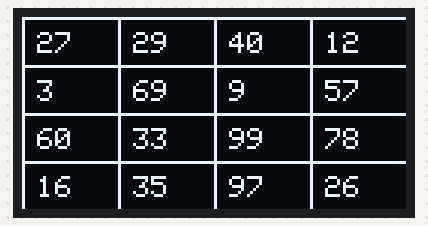
The sketch below on a simulated Arduino Uno, built with avr-gcc and run on an emulated ATmega328P. Parts: 128×64 one-colour display. The display library's start-up logo is not drawn; random numbers use the default seed unless the sketch sets one.

Above: at 2.1 s.
At 6.4 s:
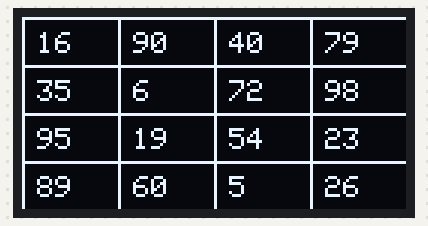
At 11.2 s:
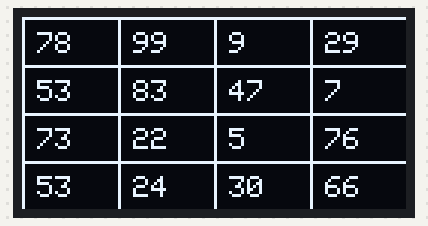
At 20.8 s:
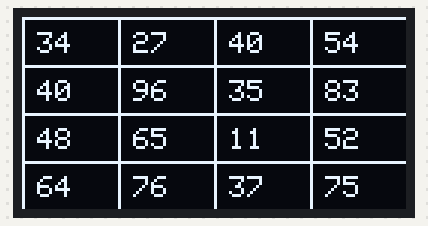
At 29.9 s:
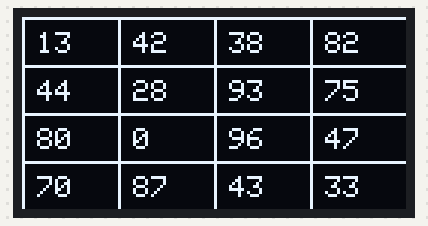
At 39.5 s:
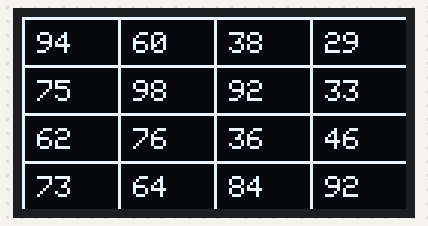

Measured:
- what the display in image 0 shows lasts 0.5 s, from 2.1 s to 2.6 s

The sketch:

BOTTLE_ANIMATION_USING_OLED.ino
```cpp
#include <Wire.h>
#include <Adafruit_GFX.h>
#include <Adafruit_SSD1306.h>

#define SCREEN_WIDTH 128
#define SCREEN_HEIGHT 64

#define OLED_RESET    -1
Adafruit_SSD1306 display(SCREEN_WIDTH, SCREEN_HEIGHT, &Wire, OLED_RESET);

const int numRows = 4;
const int numCols = 4;
const int cellWidth = SCREEN_WIDTH / numCols;
const int cellHeight = SCREEN_HEIGHT / numRows;

int table[numRows][numCols];

void setup() {
  Serial.begin(115200);

  if(!display.begin(SSD1306_SWITCHCAPVCC, 0x3C)) {
    Serial.println(F("SSD1306 allocation failed"));
    for(;;);
  }
  display.display();
  delay(2000);
  display.clearDisplay();

  for(int i = 0; i < numRows; i++) {
    for(int j = 0; j < numCols; j++) {
      table[i][j] = random(0, 100);
    }
  }
}

void loop() {
  updateTable();
  drawTable();
  delay(500);
}

void updateTable() {
  for(int i = 0; i < numRows; i++) {
    for(int j = 0; j < numCols; j++) {
      table[i][j] = random(0, 100);
    }
  }
}

void drawTable() {
  display.clearDisplay();

  for(int i = 0; i <= numRows; i++) {
    display.drawLine(0, i * cellHeight, SCREEN_WIDTH, i * cellHeight, SSD1306_WHITE);
  }
  for(int j = 0; j <= numCols; j++) {
    display.drawLine(j * cellWidth, 0, j * cellWidth, SCREEN_HEIGHT, SSD1306_WHITE);
  }

  for(int i = 0; i < numRows; i++) {
    for(int j = 0; j < numCols; j++) {
      display.setCursor(j * cellWidth + 5, i * cellHeight + 5);
      display.setTextColor(SSD1306_WHITE);
      display.setTextSize(1);
      display.print(table[i][j]);
    }
  }

  display.display();
}
```
